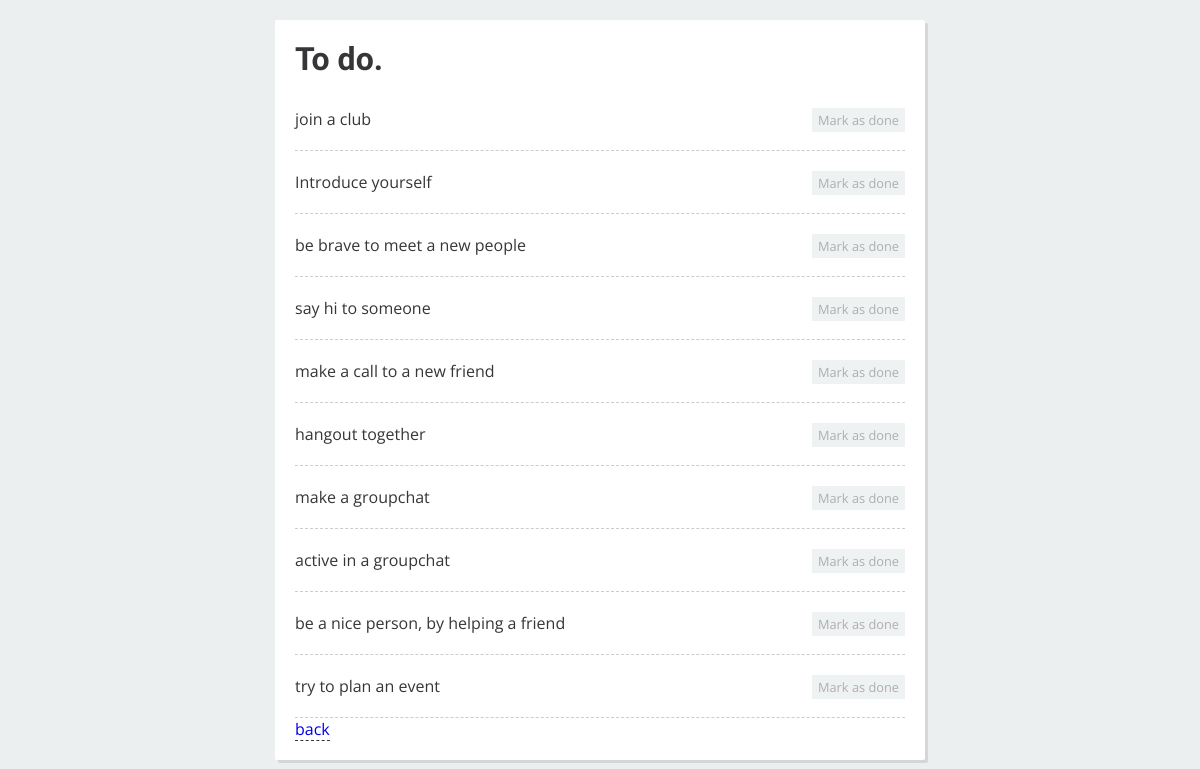
The page /todolist/index.php on the database its author committed.
### tables this page shows
CREATE TABLE `items` (
  `id` int(11) UNSIGNED NOT NULL,
  `name` text DEFAULT NULL,
  `user` int(11) DEFAULT NULL,
  `done` tinyint(1) DEFAULT NULL,
  `created` datetime DEFAULT NULL
);

### todolist/index.php (the view, shortened to what this page needs)
<?php
	require_once 'app/init.php';
	$itemsQuery = $db->prepare("
		SELECT id, name, done
		FROM items
		WHERE user = :user
	");
	$itemsQuery->execute([
		'user' => $_SESSION['user_id']
	]);
	$items = $itemsQuery->rowCount() ? $itemsQuery : [];
?>
<!DOCTYPE html>
<html lang="en">
	<head>
		<link rel="stylesheet" href="<?php testParsing(); ?>">
	</head>
	<body>
		<div class="list">
			<h1 class="header"> To do.
			</h1>
			<?php if(!empty($items)): ?>
			<ul class="items">
				<?php foreach($items as $item): ?>
				<li>
					<span class="item<?php echo $item['done'] ? ' done' : ''?>"> <?php echo parse($item['name']); ?></span>
					<?php if(!$item['done']): ?>
						<a class="done-button" href="mark.php?as=done&item=<?php echo $item['id']; ?>">Mark as done</a>
					<?php else: ?>
						<a class="undone-button" href="mark.php?as=undone&item=<?php echo $item['id']; ?>">Mark as undone</a>
					<?php endif; ?>
				</li>
				<?php endforeach; ?>
			</ul>
			<?php else: ?>
				<p>You haven't added any items yet.</p>
			<?php endif; ?>
			<form class="item-add" action="add.php" method="POST">
           	 <a  href="http://localhost/famcare/index.php/Welcome/courses">back</a>
			</form>
		</div>
	</body>
</html>

### todolist/app/init.php (shortened to what this page needs)
<?php
	$parsingEnabled = false;
	function testParsing() {
		global $parsingEnabled;
		if ($parsingEnabled == true) {
			echo 'css/main-parse.css';
		} else {
			echo 'css/main.css';
		}
	}
	function parse($string) {
		global $parsingEnabled;
		if ($parsingEnabled == true) {
			$Parser = new Parsedown();
			echo $Parser->text($string);
		} else {
			echo $string;
		}
	}
?>

### todolist/css/main.css (style rules this page uses)
body { background-color: #eceff0; }
body, input { font: 1em "Open Sans", sans-serif; color: #363639; }
a { text-decoration: none; border-bottom: 1px dashed #363639; }
.list { background-color: #ffffff; margin: 20px auto; width: 100%; max-width: 650px; padding: 20px; border-radius: 2px; box-shadow: 3px 3px 0 rgba(0, 0, 0, .1); box-sizing: border-box; }
.list .header { font-family: "Shadows Into Light Two", cursive; margin: 0 0 10px 0; }
.items { margin: 0; padding: 0; list-style-type: none; }
.items li, .item-add .input { border: 0; border-bottom: 1px dashed #ccc; padding: 20px 0; }
.done-button, .undone-button { display: inline-block; font-size: 0.8em; background-color: #d9dfe1; color: #363639; padding: 3px 6px; border: 0px; opacity: 0.4; float: right; }

### rows shown on the page
items: name "join a club"
items: name "Introduce yourself"
items: name "be brave to meet a new people"
items: name "say hi to someone"
items: name "make a call to a new friend"
items: name "hangout together"
items: name "make a groupchat"
items: name "active in a groupchat"
items: name "be a nice person, by helping a friend"
items: name "try to plan an event"
